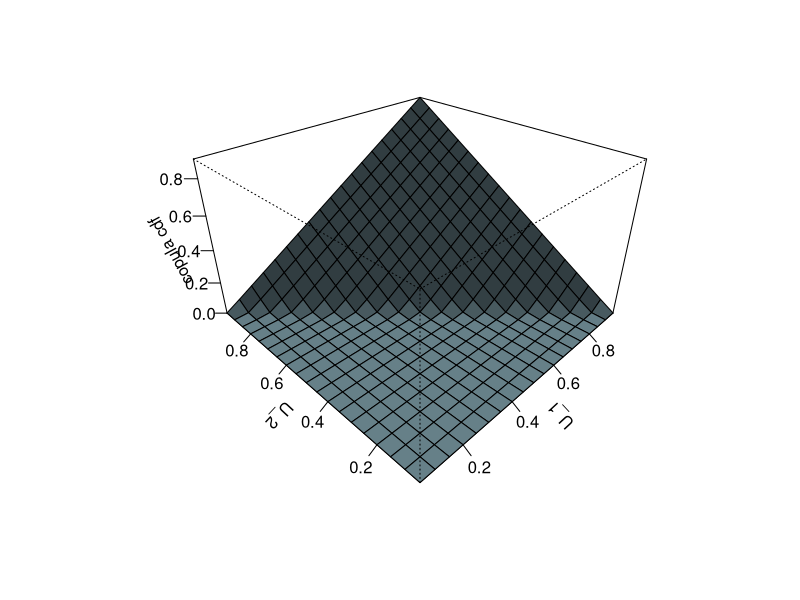

Recreate this plot in R.
library(mvtnorm);
#'This script displays the cdf of the copula of a normal distribution, as described 
#' in A. Meucci, "Risk and Asset Allocation", Springer, 2005,  Chapter 2.
#'
#' @references
#' \url{http://}
#' See Meucci's script for "S_DisplayNormalCopulaCdf.m"
#'
#' @author Xavier Valls \email{flamejat@@gmail.com}
#' @export

#############################################################################################################
### Input parameters
Mu = c( 0, 0 );     
r  = -0.999;            
sigmas = c(1, 1 );    
Sigma = diag( sigmas ) %*% rbind( c( 1, r ), c( r, 1 ) ) %*% diag( sigmas );

#############################################################################################################
### Grid
GridSide1 = seq( 0.05, 0.95, 0.05 );
GridSide2 = GridSide1;
nMesh = length(GridSide1);

#############################################################################################################
### Compute cdf of copula

F_U = matrix( NaN, nMesh, nMesh);

for ( j in 1 : nMesh )
{
    for ( k in 1 : nMesh)
    {
        u = c( GridSide1[ j ], GridSide2[ k ] );
        x= qnorm( u, Mu, sigmas );        
        F_U[ j, k ] = pmvnorm( lower = -Inf, upper = x, mean = Mu, corr = Sigma );         
    }
}

#mesh representation    

persp( GridSide1, GridSide2, F_U,
	theta = 7 * 45, phi = 30, expand=0.6, col='lightblue', shade=0.75, ltheta=120, 
	ticktype='detailed', xlab = "U_1", ylab = "U_2", zlab = "copula cdf" );